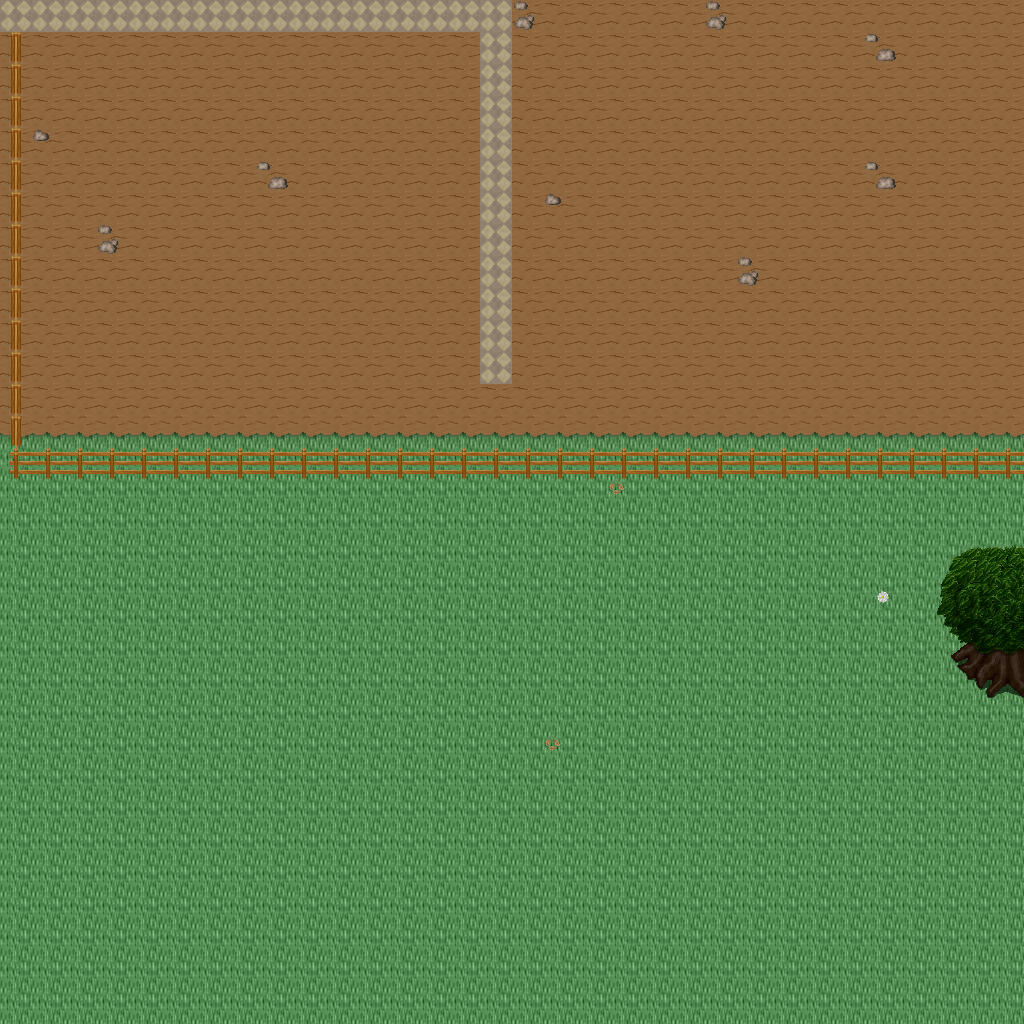

Tiled map render using the project's own tile images. Description and the map definition, with tile-layer contents summarised, below:
An orthogonal 32x32 tile map with 32x32 px tiles, 5 tile layers (Ground, Objects, Objects2, Above, ...), 1 hidden layer not drawn, 27 tilesets.

<map version="1.10" tiledversion="1.11.0" orientation="orthogonal" renderorder="right-down" width="32" height="32" tilewidth="32" tileheight="32" infinite="0" nextlayerid="11" nextobjectid="1">
 <tileset firstgid="1" name="ground_ground" tilewidth="32" tileheight="32" tilecount="33" columns="3">
  <image source="../drawable/ground_ground.png" width="96" height="352" />
 </tileset>
 <tileset firstgid="34" name="ground_brown_paving" tilewidth="32" tileheight="32" tilecount="2" columns="2">
  <image source="../drawable/ground_brown_paving.png" width="64" height="32" />
 </tileset>
 <tileset firstgid="36" name="ground_water_water_bubbles" tilewidth="32" tileheight="32" tilecount="32" columns="8">
  <image source="../drawable/ground_water_water_bubbles.png" width="256" height="128" />
 </tileset>
 <tileset firstgid="68" name="ground_grass_edges" tilewidth="32" tileheight="32" tilecount="36" columns="12">
  <image source="../drawable/ground_grass_edges.png" width="384" height="96" />
 </tileset>
 <tileset firstgid="104" name="ground_ridge_earth_dark" tilewidth="32" tileheight="32" tilecount="96" columns="12">
  <image source="../drawable/ground_ridge_earth_dark.png" width="384" height="256" />
 </tileset>
 <tileset firstgid="200" name="plant_flower_daisy_red" tilewidth="32" tileheight="32" tilecount="8" columns="2">
  <image source="../drawable/plant_flower_daisy_red.png" width="64" height="128" />
 </tileset>
 <tileset firstgid="208" name="plant_grasses" tilewidth="32" tileheight="32" tilecount="6" columns="3">
  <image source="../drawable/plant_grasses.png" width="96" height="64" />
 </tileset>
 <tileset firstgid="214" name="plant_flower_daisy_white" tilewidth="32" tileheight="32" tilecount="8" columns="2">
  <image source="../drawable/plant_flower_daisy_white.png" width="64" height="128" />
 </tileset>
 <tileset firstgid="222" name="plant_leaves" tilewidth="32" tileheight="32" tilecount="8" columns="4">
  <image source="../drawable/plant_leaves.png" width="128" height="64" />
 </tileset>
 <tileset firstgid="230" name="ground_grass_corners" tilewidth="32" tileheight="32" tilecount="24" columns="6">
  <image source="../drawable/ground_grass_corners.png" width="192" height="128" />
 </tileset>
 <tileset firstgid="254" name="plant_flower_daisy_blue" tilewidth="32" tileheight="32" tilecount="8" columns="2">
  <image source="../drawable/plant_flower_daisy_blue.png" width="64" height="128" />
 </tileset>
 <tileset firstgid="262" name="building_fence_fence_chunky" tilewidth="32" tileheight="32" tilecount="21" columns="3">
  <image source="../drawable/building_fence_fence_chunky.png" width="96" height="224" />
 </tileset>
 <tileset firstgid="283" name="ground_rock_pebbles" tilewidth="32" tileheight="32" tilecount="3" columns="1">
  <image source="../drawable/ground_rock_pebbles.png" width="32" height="96" />
 </tileset>
 <tileset firstgid="286" name="plant_tree_tree_darkgreen" tilewidth="32" tileheight="32" tilecount="88" columns="8">
  <image source="../drawable/plant_tree_tree_darkgreen.png" width="256" height="352" />
 </tileset>
 <tileset firstgid="374" name="plant_bush_bushes" tilewidth="32" tileheight="32" tilecount="10" columns="5">
  <image source="../drawable/plant_bush_bushes.png" width="160" height="64" />
 </tileset>
 <tileset firstgid="384" name="logic_creature_rodent" tilewidth="32" tileheight="32" tilecount="8" columns="8">
  <image source="../drawable/logic_creature_rodent.png" width="256" height="32" />
 </tileset>
 <tileset firstgid="392" name="logic_item_corn" tilewidth="32" tileheight="32" tilecount="5" columns="5">
  <image source="../drawable/logic_item_corn.png" width="160" height="32" />
 </tileset>
 <tileset firstgid="397" name="logic_item_resources" tilewidth="32" tileheight="32" tilecount="6" columns="6">
  <image source="../drawable/logic_item_resources.png" width="192" height="32" />
 </tileset>
 <tileset firstgid="403" name="logic_creature_gnome" tilewidth="32" tileheight="32" tilecount="6" columns="6">
  <image source="../drawable/logic_creature_gnome.png" width="192" height="32" />
 </tileset>
 <tileset firstgid="409" name="logic_item_mushroom" tilewidth="32" tileheight="32" tilecount="6" columns="6">
  <image source="../drawable/logic_item_mushroom.png" width="192" height="32" />
 </tileset>
 <tileset firstgid="415" name="logic_item_sheepfood" tilewidth="32" tileheight="32" tilecount="1" columns="1">
  <image source="../drawable/logic_item_sheepfood.png" width="32" height="32" />
 </tileset>
 <tileset firstgid="416" name="logic_creature_animal" tilewidth="32" tileheight="32" tilecount="32" columns="8">
  <image source="../drawable/logic_creature_animal.png" width="256" height="128" />
 </tileset>
 <tileset firstgid="448" name="logic_item_vegetable" tilewidth="32" tileheight="32" tilecount="16" columns="8">
  <image source="../drawable/logic_item_vegetable.png" width="256" height="64" />
 </tileset>
 <tileset firstgid="464" name="logic_collision" tilewidth="32" tileheight="32" tilecount="1" columns="1">
  <image source="../drawable/logic_collision.png" width="32" height="32" />
 </tileset>
 <tileset firstgid="465" name="logic_item_herb" tilewidth="32" tileheight="32" tilecount="5" columns="5">
  <image source="../drawable/logic_item_herb.png" width="160" height="32" />
 </tileset>
 <tileset firstgid="470" name="ground_green_paving" tilewidth="32" tileheight="32" tilecount="18" columns="3">
  <image source="../drawable/ground_green_paving.png" width="96" height="192" />
 </tileset>
 <tileset firstgid="488" name="logic_creature_reptile" tilewidth="32" tileheight="32" tilecount="7" columns="7">
  <image source="../drawable/logic_creature_reptile.png" width="224" height="32" />
 </tileset>
 <layer id="1" name="Ground" width="32" height="32">
  <data>[1024 cells, 1024 non-empty, 3 distinct tile ids]</data>
 </layer>
 <layer id="2" name="Objects" width="32" height="32">
  <data>[1024 cells, 424 non-empty, 4 distinct tile ids]</data>
 </layer>
 <layer id="3" name="Objects2" width="32" height="32">
  <data>[1024 cells, 57 non-empty, 9 distinct tile ids]</data>
 </layer>
 <layer id="4" name="Above" width="32" height="32">
  <data>[1024 cells, 11 non-empty, 11 distinct tile ids]</data>
 </layer>
 <layer id="5" name="Above2" width="32" height="32">
  <data>[1024 cells, 0 non-empty, 0 distinct tile ids]</data>
 </layer>
 <layer id="6" name="Walkable" width="32" height="32" visible="0">
  <data>[1024 cells, 49 non-empty, 1 distinct tile ids]</data>
 </layer>
 <objectgroup id="7" name="Mapevents" />
 <objectgroup id="8" name="Spawn" />
 <objectgroup id="9" name="Keys" />
 <objectgroup id="10" name="Replace" />
</map>
